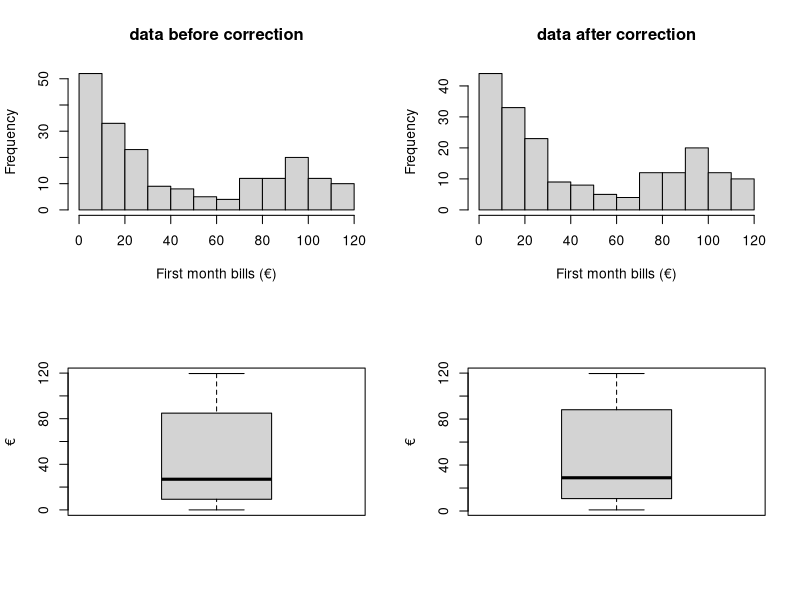
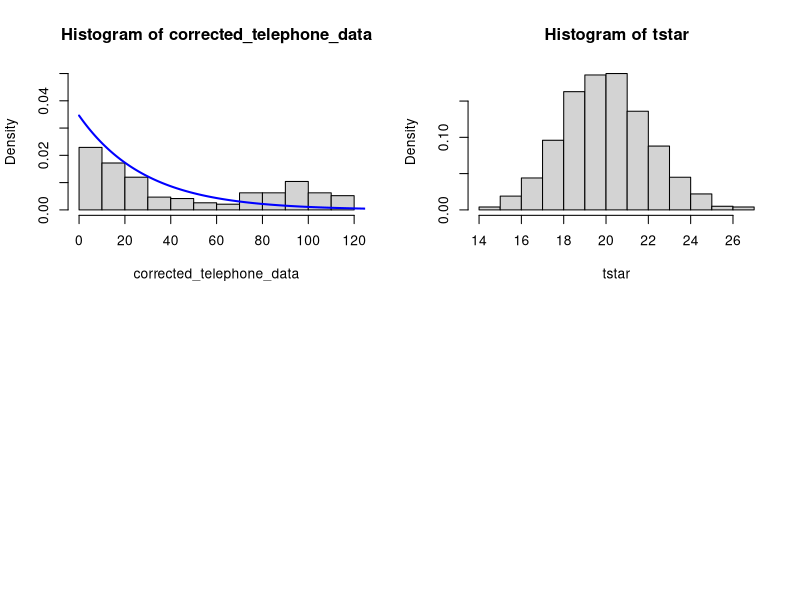

Source code (R) for these figures, in order: (Note: this script raises an error after producing the figures.)
## ---- chunk 1
knitr::opts_chunk$set(echo = TRUE)
## ---- chunk 2
telephone_data = read.table("telephone.txt",header=TRUE)

# sorted data
sort(telephone_data$Bills)
## ---- chunk 3
# row_sub = apply(dd, 1, function(row) all(row !=0 ))
corrected_telephone_data = telephone_data[apply(telephone_data, 1, function(row) all(row !=0 )), ]

par(mfrow=c(2,2))
hist(telephone_data$Bills, xlab = "First month bills (€)", main = "data before correction")
hist(corrected_telephone_data, xlab = "First month bills (€)", main = "data after correction")
boxplot(telephone_data$Bills, ylab = "€")
boxplot(corrected_telephone_data, ylab = "€")
## ---- chunk 4
test_statistic = median(corrected_telephone_data)
lamb = 1/test_statistic

hist(corrected_telephone_data, prob=T, ylim = c(0,0.05))
x = seq(0, length(corrected_telephone_data),length=1000)
f = lamb*exp(-lamb*x )
lines(x,f,col="blue",lwd=2)
## ---- chunk 5
t = median(corrected_telephone_data)
B=1000
tstar=numeric(B)
n=length(corrected_telephone_data)
for (i in 1:B){
  xstar=rexp(n, lamb)
  tstar[i]=median(xstar)}
  hist(tstar,prob=T)
  
p_left=sum(tstar<t)/B
p_right=sum(tstar>t)/B
p=2*min(pl,pr)
pl;pr;p
## ---- chunk 6
B=5000
Tstar=numeric(B)
T1 = median(corrected_telephone_data)

for(i in 1:B) {
  Xstar=sample(corrected_telephone_data,replace=TRUE)
  Tstar[i]=median(Xstar) }
  Tstar05=quantile(Tstar,0.05)
  Tstar95=quantile(Tstar,0.95)
  sum(Tstar<Tstar05)
c(2*T1-Tstar95,2*T1-Tstar05)
## ---- chunk 7
hist(Tstar, prob=T)
## ---- chunk 8
shapiro.test(Tstar)

mean_lamb = log(2)/mean(Tstar)
mean_lamb
